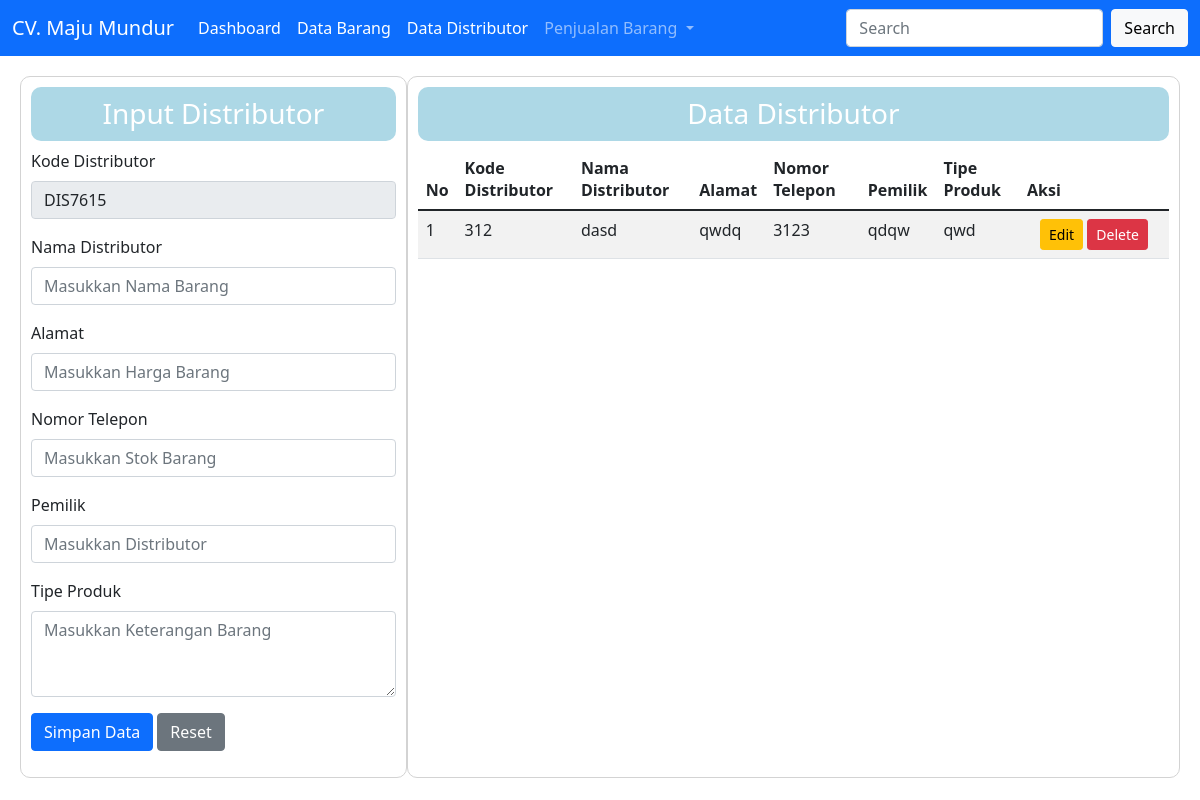
Page /data_distributor.php on the earlier database version.
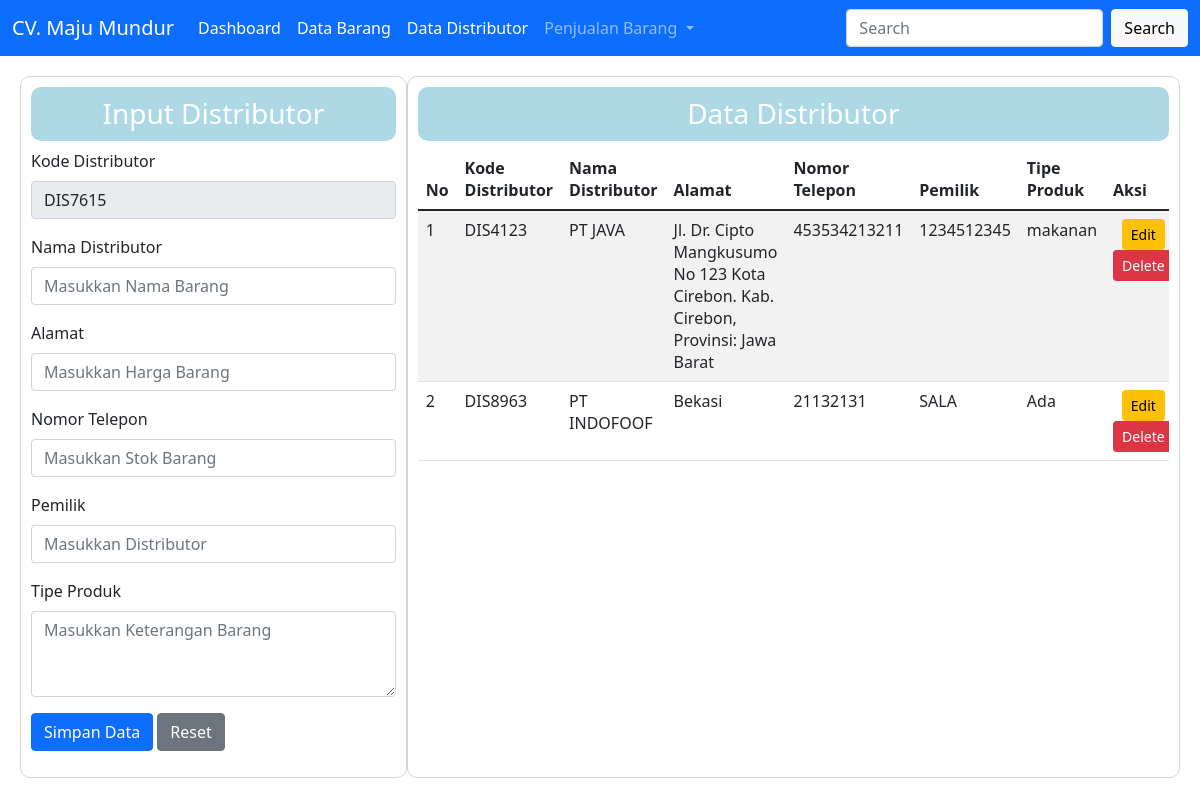
Same page on the later database version.
### tables this page shows
CREATE TABLE `tbl_distributor` (
  `kd_distributor` varchar(15) NOT NULL,
  `nm_distributor` varchar(40) NOT NULL,
  `alamat` text NOT NULL,
  `nohp` varchar(15) NOT NULL,
  `pemilik` varchar(30) NOT NULL,
  `tipe_produk` varchar(40) NOT NULL
);

### database.php (called while the page is built, shortened)
<?php
class Database
{
    var $host = "localhost";
    var $user = "root";
    var $pass = "root";
    var $db = "toko_2";
    var $koneksi = "";
    function __construct()
    {
        $this->koneksi = mysqli_connect($this->host, $this->user, $this->pass, $this->db);
    }
    function data_distributor()
    {
        $data_distributor = mysqli_query($this->koneksi, "select * from tbl_distributor");
        return $data_distributor;
    }
}

### data_distributor.php (the view, shortened to what this page needs)
<?php
class dashboard
{
    function __construct()
    {
        include "menu.php";
    }
}
$halaman_utama = new dashboard;
include "database.php";
$db = new Database();
$data_distributor = $db->data_distributor();
?>
<!doctype html>
<html lang="en">
<head>
    <link href="https://cdn.jsdelivr.net/npm/bootstrap@5.1.3/dist/css/bootstrap.min.css" rel="stylesheet">
</head>
<body>
    <div class="row" style="margin: 20px;">
        <?php
        include("form_distributor.php");
        ?>
        <div class="col-8" style="border: 1px solid lightgray; border-radius: 10px; padding: 10px;">
            <h3 style="text-align: center; background-color: lightblue; border-radius: 10px; color: white; padding: 10px;">
                Data Distributor</h3>
            <div class="table-responsive mt-2">
                <table class="table table-striped  ">
                    <thead class="thead-dark">
                        <tr>
                            <th>No</th>
                            <th>Kode Distributor</th>
                            <th>Nama Distributor</th>
                            <th>Alamat</th>
                            <th>Nomor Telepon</th>
                            <th>Pemilik</th>
                            <th>Tipe Produk</th>
                            <th>Aksi</th>
                        </tr>
                    </thead>
                    <tbody>
                        <?php
                        $no = 1;
                        foreach ($data_distributor as $row) {
                        ?>
                            <tr>
                                <td><?php echo $no++; ?></td>
                                <td><?php echo $row['kd_distributor'] ?></td>
                                <td><?php echo $row['nm_distributor'] ?></td>
                                <td><?php echo $row['alamat'] ?></td>
                                <td><?php echo $row['nohp'] ?></td>
                                <td><?php echo $row['pemilik'] ?></td>
                                <td><?php echo $row['tipe_produk'] ?></td>
                                <td align="center" width="150px">
                                    <a class="btn btn-sm btn-warning" href="data_distributor.php?&edit=update&&id=<?= $row['kd_distributor'] ?>">Edit</a>
                                    <a class="btn btn-sm btn-danger" href="proses_distributor.php?aksi=delete&&id=<?= $row['kd_distributor'] ?>" onclick="javascript: return confirm('Apakah yakin data dihapus')">Delete</a>
                                </td>
                            </tr>
                        <?php
                        }
                        ?>
                    </tbody>
                </table>
            </div>
        </div>
    </div>
</body>
</html>

### menu.php (shortened to what this page needs)
<nav class="navbar navbar-expand-lg navbar-dark bg-primary">
    <div class="container-fluid">
        <div class="collapse navbar-collapse" id="navbarTogglerDemo01">
            <a class="navbar-brand" href="#">CV. Maju Mundur</a>
            <ul class="navbar-nav me-auto mb-2 mb-lg-0">
                <li class="nav-item">
                    <a class="nav-link active" aria-current="page" href="./dashboard.php">Dashboard</a>
                </li>
                <li class="nav-item">
                    <a class="nav-link active" aria-current="page" href="./data_barang.php">Data Barang</a>
                </li>
                <li class="nav-item">
                    <a class="nav-link active" aria-current="page" href="./data_distributor.php">Data Distributor</a>
                </li>
                <li class="nav-item dropdown">
                    <a class="nav-link dropdown-toggle" href="#" id="navbarScrollingDropdown" role="button"
                        data-bs-toggle="dropdown" aria-expanded="false">
                        Penjualan Barang
                    </a>
                </li>
            </ul>
            <form class="d-flex mb-2 mb-lg-0">
                <input class="form-control me-2" type="search" placeholder="Search" aria-label="Search">
                <button class="btn btn-light" type="submit">Search</button>
            </form>
        </div>
    </div>
</nav>

### form_distributor.php (shortened to what this page needs)
<?php
function tambah_data()
{
    $db = new Database();
    $data_distributor = $db->data_distributor();
?>
    <div class="col-4" style="border: 1px solid lightgray; border-radius: 10px; padding: 10px;">
        <h3 style="text-align: center; background-color: lightblue; border-radius: 10px; color: white; padding: 10px;">Input
            Distributor</h3>
        <form method="post" action="<?php echo "proses_distributor.php?aksi=tambah"; ?>">
            <div class="mb-3">
                <label class="form-label">Kode Distributor</label>
                <input type="text" name="kd_distributor" class="form-control" placeholder="Masukkan Kode Barang" value="DIS<?= rand(1000, 9999) ?>" readonly>
            </div>
            <div class="mb-3">
                <label class="form-label">Nama Distributor</label>
                <input type="text" name="nm_distributor" class="form-control" placeholder="Masukkan Nama Barang">
            </div>
            <div class="mb-3">
                <label class="form-label">Alamat</label>
                <input type="text" name="alamat" class="form-control" placeholder="Masukkan Harga Barang">
            </div>
            <div class="mb-3">
                <label class="form-label">Nomor Telepon</label>
                <input type="text" name="nohp" class="form-control" placeholder="Masukkan Stok Barang">
            </div>
            <div class="mb-3">
                <label class="form-label">Pemilik</label>
                <input type="text" name="pemilik" class="form-control" placeholder="Masukkan Distributor">
            </div>
            <div class="mb-3">
                <label class="form-label">Tipe Produk</label>
                <textarea class="form-control" name="tipe_produk" rows="3" placeholder="Masukkan Keterangan Barang"></textarea>
            </div>
            <div class="mb-3">
                <input type="submit" class="btn btn-primary" name="proses" value="Simpan Data">
                <input type="reset" class="btn btn-secondary" name="reset" value="Reset">
            </div>
        </form>
    </div>
<?php } ?>
<?php
$edit = $_GET['edit'];
if ($edit == "update") {
    update_data();
} else {
    tambah_data();
}
?>

Differences in the rows shown:
removed tbl_distributor: kd_distributor "312", nm_distributor "dasd", alamat "qwdq", nohp "3123", pemilik "qdqw", tipe_produk "qwd"
added tbl_distributor: kd_distributor "DIS4123", nm_distributor "PT JAVA", alamat "Jl. Dr. Cipto Mangkusumo No 123 Kota Cirebon. Kab. Cirebon, Provinsi: Jawa Barat", nohp "453534213211", pemilik "1234512345", tipe_produk "makanan"
added tbl_distributor: kd_distributor "DIS8963", nm_distributor "PT INDOFOOF", alamat "Bekasi", nohp "21132131", pemilik "SALA", tipe_produk "Ada"
